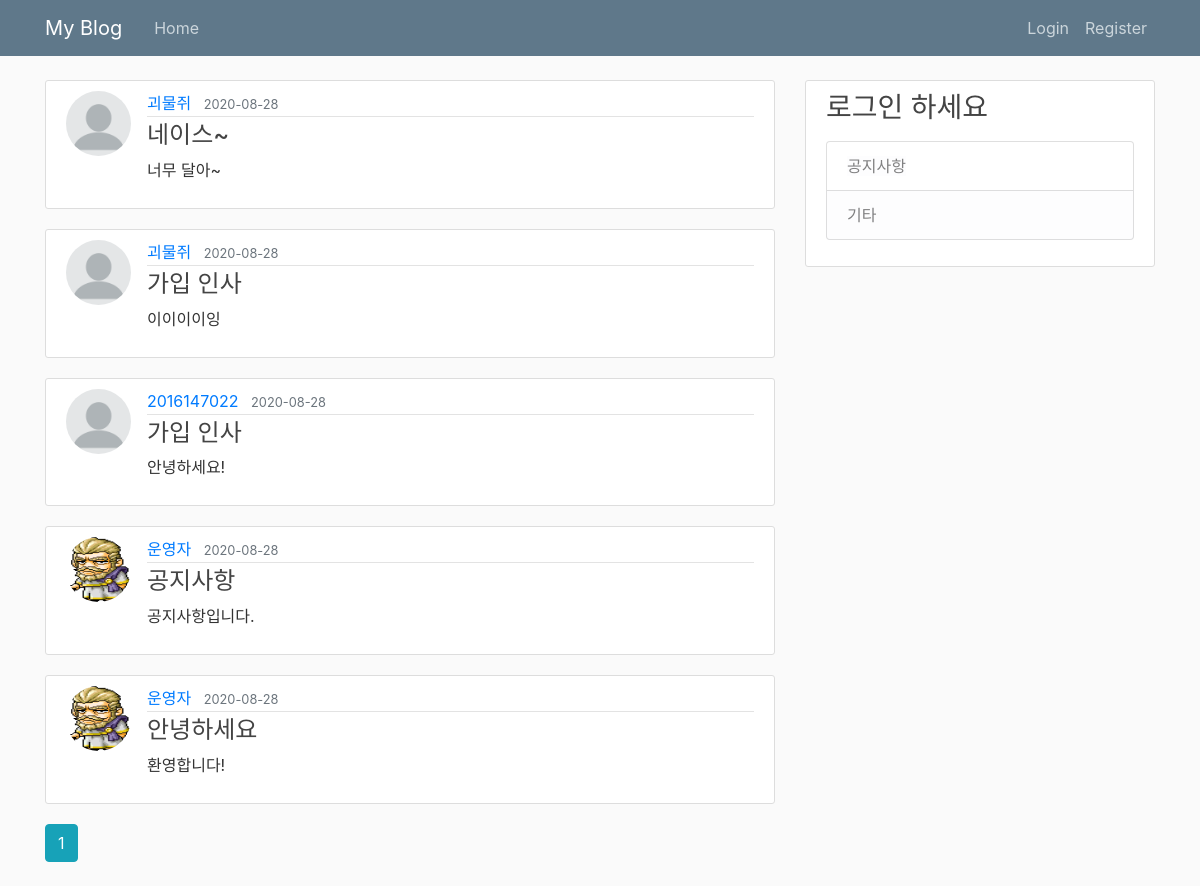
/index, run on the app's committed database.
### flaskblog/models.py (models this page shows, shortened)
class Post(db.Model):
    id = db.Column(db.Integer, primary_key=True)
    title = db.Column(db.String(100), nullable=False)
    content = db.Column(db.Text, nullable=False)
    date_posted = db.Column(db.DateTime, nullable=False, default=datetime.utcnow)
    image_files = db.Column(db.PickleType)
    user_id = db.Column(db.Integer, db.ForeignKey('user.id'), nullable=False)
    comments = db.relationship('Comment', backref='article', lazy=True)

class User(db.Model, UserMixin):
    id = db.Column(db.Integer, primary_key=True)
    username = db.Column(db.String(20), unique=True, nullable=False)
    email = db.Column(db.String(120), unique=True, nullable=False)
    password = db.Column(db.String(60), nullable=False)
    image_file = db.Column(db.String(20), nullable=False, default='default.png')
    posts = db.relationship('Post', backref='author', lazy=True)
    comment = db.relationship('Comment', backref='writer', lazy=True)

### flaskblog/main/views.py (the view)
@main.route('/')
@main.route('/index')
def index():
    page = request.args.get('page', 1, type=int) # page 기본값 1로 설정
    posts = Post.query.order_by(Post.date_posted.desc()).paginate(page=page, per_page=5) # page: 페이지 숫자, per_page: 한 페이지 당 item 수
    return render_template('index.html', posts=posts)

### flaskblog/templates/index.html
{% extends "layout.html" %}
{% block content %}
    {% for post in posts.items %}
        <article class="media content-section">
            <img class="rounded-circle article-img" src="{{ url_for('static', filename='img/' + post.author.image_file )}}" alt="profile image">
            <div class="media-body">
                <div class="article-metadata">
                    <a class="mr-2" href="{{ url_for('users.user_posts', username=post.author.username) }}">{{ post.author.username }}</a>
                    <small class="text-muted">{{ post.date_posted.strftime('%Y-%m-%d') }}</small>
                </div>
                <h4><a class="article-title" href="{{ url_for('posts.post', post_id=post.id) }}">{{ post.title }}</a></h4>
                <p class="article-content">{{ post.content }}</p>
            </div>
        </article>
    {% endfor %}
    {% for page in posts.iter_pages(left_edge=1, right_edge=1, left_current=2, right_current=3) %}
        {% if page %}
            {% if page == posts.page %}
                <a class="btn btn-info mb-4" href="{{ url_for('main.index', page=page) }}">{{ page }}</a>
            {% else %}
                <a class="btn btn-outline-info mb-4" href="{{ url_for('main.index', page=page) }}">{{ page }}</a>
            {% endif %}
        {% else %}
            ...
        {% endif %}
    {% endfor %}
{% endblock content %}

### flaskblog/templates/layout.html (shortened to what this page needs)
<!DOCTYPE html>
<html lang="ko">
<head>
    <link rel="stylesheet" href="https://maxcdn.bootstrapcdn.com/bootstrap/4.0.0/css/bootstrap.min.css">
    <link rel="stylesheet" type="text/css" href="{{ url_for('static', filename='style.css') }}">
</head>
<body>
    <header class="site-header">
      <nav class="navbar navbar-expand-md navbar-dark bg-steel fixed-top">
        <div class="container">
          <a class="navbar-brand mr-4" href="/">My Blog</a>
          <div class="collapse navbar-collapse" id="navbarToggle">
            <div class="navbar-nav mr-auto">
              <a class="nav-item nav-link" href="{{ url_for('main.index') }}">Home</a>
            </div>
            <div class="navbar-nav">
              {% if current_user.is_authenticated %}
                <a class="nav-item nav-link" href="{{ url_for('users.account') }}">{{ current_user.username }}</a>
                <a class="nav-item nav-link" href="{{ url_for('users.logout') }}">Logout</a>
              {% else %}
                <a class="nav-item nav-link" href="{{ url_for('users.login') }}">Login</a>
                <a class="nav-item nav-link" href="{{ url_for('users.register') }}">Register</a>
              {% endif %}
            </div>
          </div>
        </div>
      </nav>
    </header>
    <main role="main" class="container">
      <div class="row">
        <div class="col-md-8">
          {% block content %}{% endblock %}
        </div>
        <div class="col-md-4">
          <div class="content-section">
            {% if current_user.is_authenticated %}
            <h4 class="mt-2 ml-1">{{ current_user.username }}님</h4>
            <p class="text-muted">
              <a class="ml-2" id="content-section" href="{{ url_for('users.account') }}">프로필</a>
              <ul class="list-group">
                <li class="list-group-item"><a class="list-group-item-light" id="content-section" href="{{ url_for('posts.post', post_id=2) }}">공지사항</a></li>
                <li class="list-group-item"><a class="list-group-item-light" id="content-section" href="{{ url_for('posts.create_post') }}">게시물 올리기</a></li>
                <li class="list-group-item"><a class="list-group-item-light" id="content-section" href="{{ url_for('users.user_posts', username=current_user.username) }}">내 게시물</a></li>
                <li class="list-group-item"><a class="list-group-item-light" id="content-section" href="{{ url_for('users.posts_comment') }}">최근 단 댓글</a></li>
                <li class="list-group-item list-group-item-light">기타</li>
              </ul>
            </p>
            {% else %}
            <h3>로그인 하세요</h3>
            <p class="text-muted">
              <ul class="list-group">
                <li class="list-group-item"><a class="list-group-item-light" id="content-section" href="{{ url_for('posts.post', post_id=2) }}">공지사항</a></li>
                <li class="list-group-item list-group-item-light">기타</li>
              </ul>
            </p>
            {% endif %}
          </div>
        </div>
      </div>
    </main>
</body>
</html>

### flaskblog/static/style.css (style rules this page uses)
body { background: #fafafa; color: #333333; margin-top: 5rem; }
h1, h2, h3, h4, h5, h6 { color: #444444; }
.bg-steel { background-color: #5f788a; }
.site-header .navbar-nav .nav-link { color: #cbd5db; }
.content-section { background: #ffffff; padding: 10px 20px; border: 1px solid #dddddd; border-radius: 3px; margin-bottom: 20px; }
.article-title { color: #444444; }
.article-content { white-space: pre-line; }
.article-img { height: 65px; width: 65px; margin-right: 16px; }
.article-metadata { padding-bottom: 1px; margin-bottom: 4px; border-bottom: 1px solid #e3e3e3 }

### data on the page
Post: image_file (placeholder picture), author.username "괴물쥐", date_posted "2020-08-28", title "네이스~", content "너무 달아~"
Post: image_file (placeholder picture), author.username "괴물쥐", date_posted "2020-08-28", title "가입 인사", content "이이이이잉"
Post: image_file (placeholder picture), author.username "2016147022", date_posted "2020-08-28", title "가입 인사", content "안녕하세요!"
Post: image_file (picture), author.username "운영자", date_posted "2020-08-28", title "공지사항", content "공지사항입니다."
Post: image_file (picture), author.username "운영자", date_posted "2020-08-28", title "안녕하세요", content "환영합니다!"

### other printed values
{{ page }} "1"
